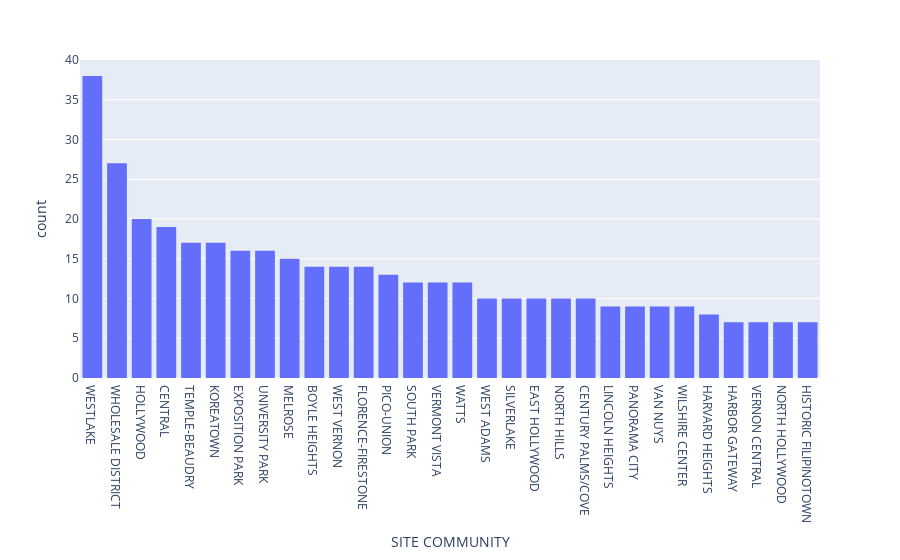

This figure's notebook cell:
### Code cell
# create plot to visualize breakdown above, top 30 communities
fig = px.bar(devs_by_community.head(30), x= 'SITE COMMUNITY', y = 'count')

# get rid of white lines inside the bars
fig.update_traces(marker_line_width=0)

# show the figure
fig.show()

### Figure 1 — Plotly figure (JSON) as saved in the notebook; plotly's stock layout.template omitted (floating-point values rounded to 4 significant figures)
{"data": [{"alignmentgroup": "True", "hovertemplate": "SITE COMMUNITY=%{x}<br>count=%{y}<extra></extra>", "legendgroup": "", "marker": {"color": "#636efa", "line": {"width": 0}, "pattern": {"shape": ""}}, "name": "", "offsetgroup": "", "orientation": "v", "showlegend": false, "textposition": "auto", "type": "bar", "x": ["WESTLAKE", "WHOLESALE DISTRICT", "HOLLYWOOD", "CENTRAL", "TEMPLE-BEAUDRY", "KOREATOWN", "EXPOSITION PARK", "UNIVERSITY PARK", "MELROSE", "BOYLE HEIGHTS", "WEST VERNON", "FLORENCE-FIRESTONE", "PICO-UNION", "SOUTH PARK", "VERMONT VISTA", "WATTS", "WEST ADAMS", "SILVERLAKE", "EAST HOLLYWOOD", "NORTH HILLS", "CENTURY PALMS/COVE", "LINCOLN HEIGHTS", "PANORAMA CITY", "VAN NUYS", "WILSHIRE CENTER", "HARVARD HEIGHTS", "HARBOR GATEWAY", "VERNON CENTRAL", "NORTH HOLLYWOOD", "HISTORIC FILIPINOTOWN"], "xaxis": "x", "y": [38, 27, 20, 19, 17, 17, 16, 16, 15, 14, 14, 14, 13, 12, 12, 12, 10, 10, 10, 10, 10, 9, 9, 9, 9, 8, 7, 7, 7, 7], "yaxis": "y"}], "layout": {"autosize": true, "barmode": "relative", "legend": {"tracegroupgap": 0}, "margin": {"t": 60}, "xaxis": {"anchor": "y", "autorange": true, "domain": [0, 1], "range": [-0.5, 29.5], "title": {"text": "SITE COMMUNITY"}, "type": "category"}, "yaxis": {"anchor": "x", "autorange": true, "domain": [0, 1], "range": [0, 40], "title": {"text": "count"}, "type": "linear"}}}
